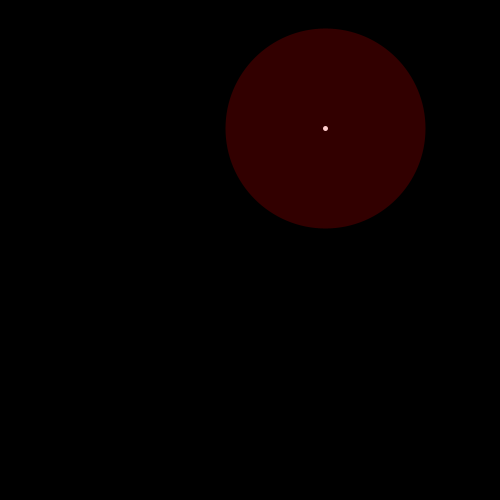
Frame 1 (no input)
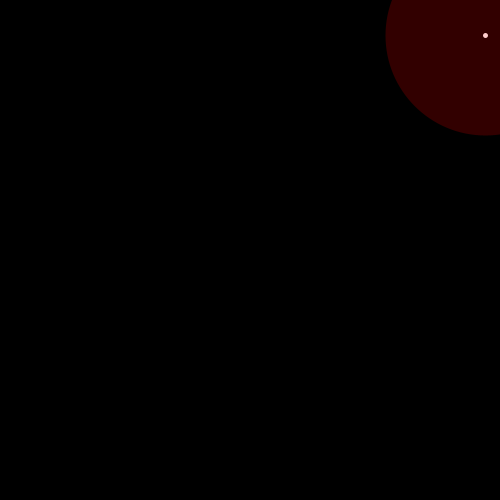
Frame 60 (the mouse pressed at the canvas centre just before this capture)
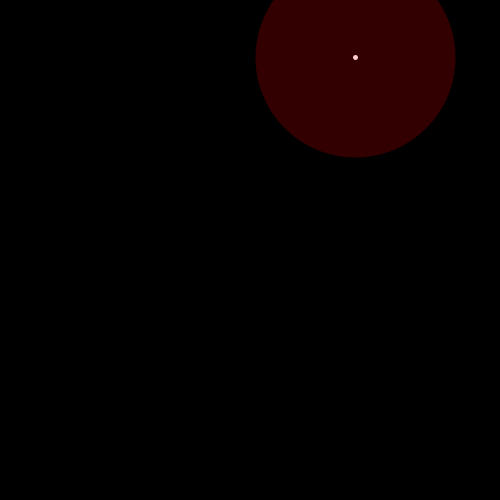
Frame 120 (the mouse held since frame 60 and released just before this capture)

The Processing sketch that drew these frames (run headless with seeded random() and noise(); from frame 60 on, the mouse is pressed at the canvas centre):

// Processing sketch: sketch55
// ── sketch55.pde
Ball b;

void setup() {
  size(500,500);
  
  b = new Ball();
}

void draw() {
  background(0);
  
  b.move();
  b.draw();
}
// ── Ball.pde
class Ball {
  float R=200, V=3.0;
  
  float x, y;
  float vx, vy;
  
  Ball() {
    x = random(width);
    y = random(height);
    vx = random(-V, V);
    vy = random(-V, V);
    
  }
  
  void move() {
    if (x <= 0 || x >= width) vx = -vx;
    if (y <= 0 || y >= height) vy = -vy;
    x += vx;
    y += vy;
  }
  
  void draw() {
    stroke(255);
    strokeWeight(5);
    point(x, y);
    
    stroke(255, 0, 0, 50);
    strokeWeight(R);
    point(x,y);
  }
  
  
}
